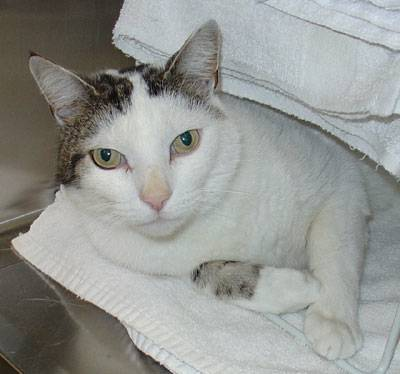
#> input picture PRODIGY_ML_03/TRAIN/cat.106.jpg, 400 x 374 px, given in place of cat.3.jpg, which was not available
$ python Cat_Dogs_Classification_SVM.py
#> lines starting #> are read from the running program, lines starting #| are printed output that depends on the picture; pictures that were not available may be replaced by others from this repository, and a replacement may not be noted
# Import Libraries
import os
import numpy as np
import pandas as pd
from sklearn import svm
from sklearn.metrics import classification_report, accuracy_score, confusion_matrix
from sklearn.model_selection import train_test_split
import cv2
import matplotlib.pyplot as plt
import seaborn as sns


# Set the path to the training data folder
train_data_path = 'TRAIN'

#Visualize images of cat and dog
img1 = 'cat.3.jpg'
img2 = 'dog.13.jpg'
image_file1 = os.path.join(train_data_path, img1)
image_file2 = os.path.join(train_data_path, img2)
img = cv2.imread(image_file1)
#> img is the input picture: shape (374, 400, 3); mean B, G, R 147.5, 151, 149
plt.subplot(1, 2, 1)
plt.imshow(cv2.cvtColor(img, cv2.COLOR_BGR2RGB))
plt.axis('off')
plt.title('Cat Image')
img = cv2.imread(image_file2)
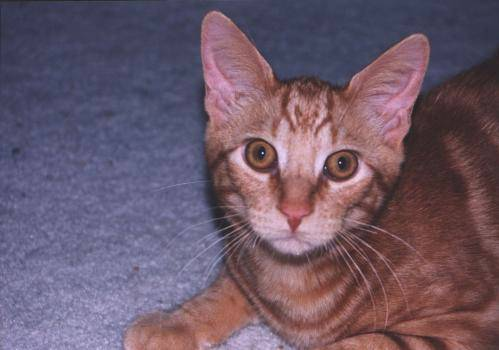
#> input picture PRODIGY_ML_03/TRAIN/cat.107.jpg, 499 x 350 px, given in place of dog.13.jpg, which was not available
#> img is the input picture: shape (350, 499, 3); mean B, G, R 105.6, 89.1, 108.8
plt.subplot(1, 2, 2)
plt.imshow(cv2.cvtColor(img, cv2.COLOR_BGR2RGB))
plt.axis('off')
plt.title('Dog Image')
plt.tight_layout()
plt.show()
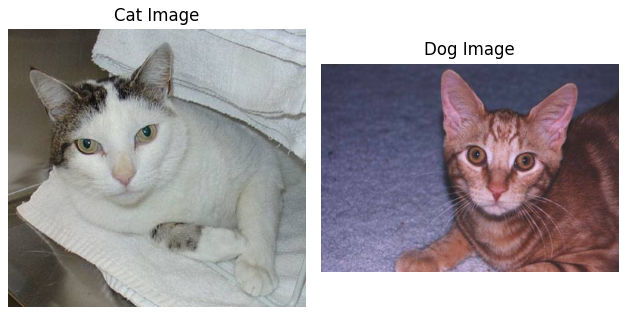
#> figure drawn by matplotlib, 2 panels

# Initialize empty lists to store images and labels
images = []
labels = []

# Load and preprocess training data
for image_file in os.listdir(train_data_path):
    if image_file.endswith(".jpg"):
        label = "cat" if "cat" in image_file else "dog"
        image = cv2.imread(os.path.join(train_data_path, image_file))
        image = cv2.cvtColor(image, cv2.COLOR_BGR2GRAY)  # Convert to grayscale
        image = cv2.resize(image, (128, 128))  # Resize the image
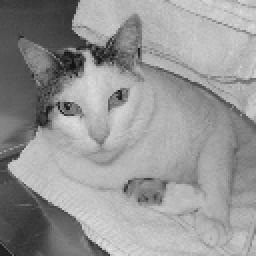
#> image: shape (128, 128) (shown 2 times larger); min 15, max 222, mean 149.9
#> pass 3 of the loop `for image_file in os.listdir(train_data_path):`:
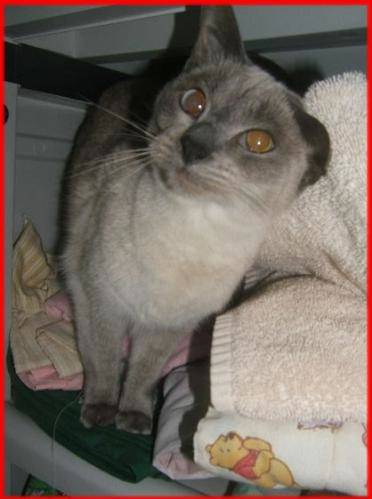
#> input picture PRODIGY_ML_03/TRAIN/cat.122.jpg, 372 x 499 px
#> image is the input picture: shape (499, 372, 3); mean B, G, R 96.1, 103.9, 117.1
#> `image = cv2.cvtColor(image, cv2.COLOR_BGR2GRAY)`:
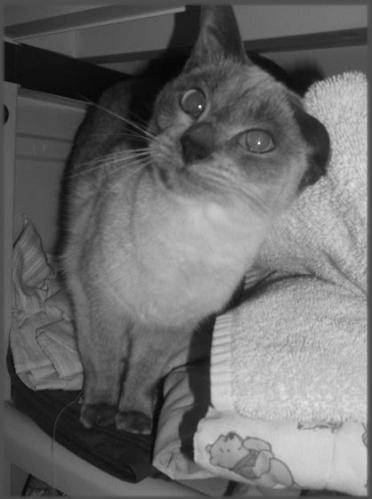
#> image: shape (499, 372); min 3, max 246, mean 107
#> `image = cv2.resize(image, (128, 128))`:
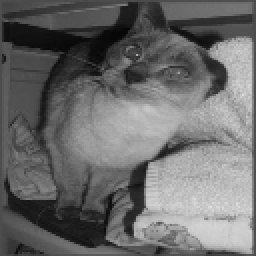
#> image: shape (128, 128) (shown 2 times larger); min 5, max 225, mean 106.8
#> the loop made 4 passes; the first 3 are shown
        images.append(image)
        labels.append(label)

# Convert lists to numpy arrays
images = np.array(images)
labels = np.array(labels)

# Flatten the images and reshape
images = images.reshape(images.shape[0], -1)

# Split the dataset into training and testing sets
X_train, X_test, y_train, y_test = train_test_split(images, labels, test_size=0.2, random_state=42)

# Create and train an SVM model
svm_model = svm.SVC(kernel='linear')
#> (the run stopped early here; a loop or call above may not have finished)
